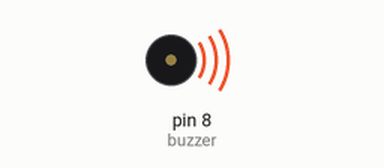
Recording of a sketch running on a simulated Arduino Uno, built with avr-gcc and run on an emulated ATmega328P. Parts: buzzer (waves = sounding).

Above: at 0.5 s.
Timing chart, 0 to 4.6 s (numbered marks = the images above):
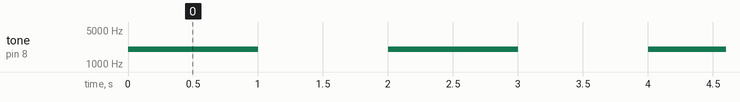

Measured:
- by itself, tone on pin 8 (buzzer): alternates 2000 Hz for 1.0 s and silent for 1.0 s

The sketch:

Simple_Buzzer.ino
```cpp
const int buzzer = 8;

void setup() {
  // put your setup code here, to run once:
  pinMode(buzzer, OUTPUT);
}

void loop() {
  // put your main code here, to run repeatedly:
  //tone(pin,frequency in HZ)
  //tone(pin,frequency in HZ,duration in millisec)
  tone(buzzer, 2000);
  delay(1000);  //1 sec
  noTone(buzzer);
  delay(1000);  //1 sec
}
```
